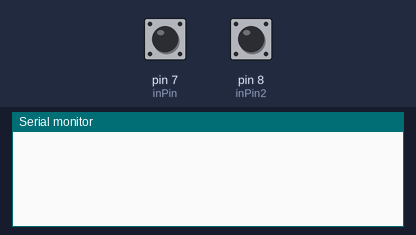
Bench run of a sketch on a simulated Arduino Uno, built with avr-gcc and run on an emulated ATmega328P. Shown: the last lines printed to the serial monitor. The inputs (shaded band) are chosen by the test bench; at power-on: pin 7 (inPin) HIGH, pin 8 (inPin2) HIGH.

Above: at 1.3 s.
1.4 s: pin 7 (inPin) pulled LOW for 0.3 s
At 2.0 s:
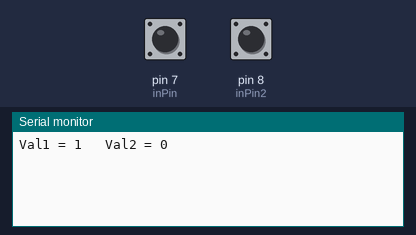
3.2 s: pin 8 (inPin2) pulled LOW for 0.3 s
At 4.0 s:
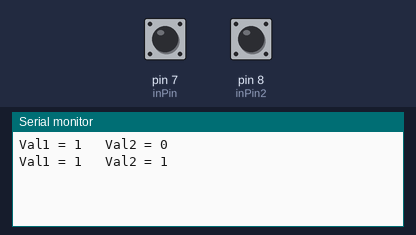
5.0 s: pin 7 (inPin) pulled LOW for 1 s
At 7.1 s:
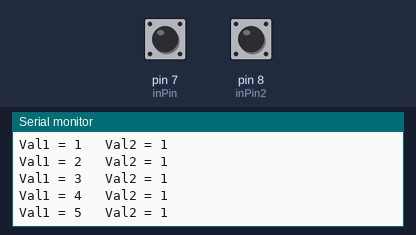
7.5 s: pin 8 (inPin2) pulled LOW for 1 s
At 9.1 s:
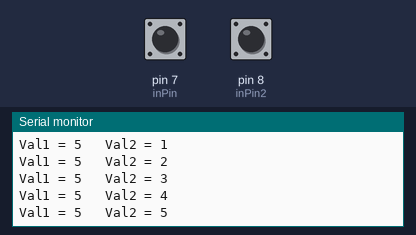
Timing chart, 0 to 10.6 s (numbered marks = the images above; inputs shaded):
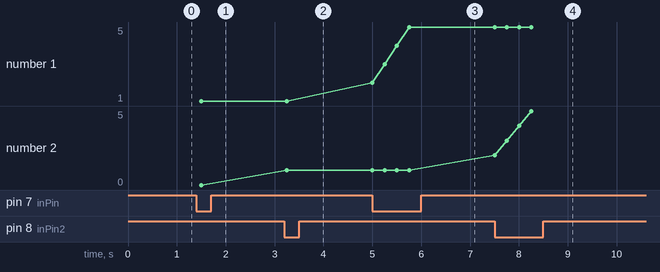

Measured:
- after the input at 1.4 s, the serial monitor: prints a new line after 0.10 s (image 1)
- after the input at 3.2 s, the serial monitor: prints a new line after 0.05 s (image 2)
- after the input at 5.0 s, the serial monitor: prints a new line at once (image 3)
- after the input at 7.5 s, the serial monitor: prints a new line at once (image 4)
- plotted number 1: 1 → 5 after the input at 5.0 s

The sketch:

Arduino_Push_Button.ino
```cpp
/*
 * Arduino Push Button Sketch
 * Using a Momentary Switch on Pin7, we
 * detect when button is pressed!
 *
 * Using a momentary button, we are shorting Pin7 to Gnd with a 10KOhm Resistor between switch
 * and Gnd. Pin7 is HIGH by default, but once button is pressed, it is pulled LOW. Our counter
 * therefore counts the number of clicks on the button, using the xCount variable.
 */


int inPin = 7;   // choose the input pin (for a pushbutton)
int inPin2 = 8;   // choose the 2nd input pin (for a pushbutton)
int val = 0;     // variable for reading the pin status
int val2 = 0;   // 2nd variable for reading the pin status


int xCount = 0;  // Set the counter
int yCount = 0;  // Set the 2nd counter


void setup() {

  pinMode(inPin, INPUT);    // declare pushbutton as input
  pinMode(inPin2, INPUT);   // declare 2nd PB as input
  digitalWrite(inPin, HIGH);  // put inPin Low by default
  digitalWrite(inPin2, HIGH);
  Serial.begin(9600);      // start the Serial monitor
}

void loop(){
  val = digitalRead(inPin);  // read input value
  val2 = digitalRead(inPin2);  // read input value

  if (val == LOW) {
    xCount = xCount + 1;
    Serial.print("Val1 = ");    // debug xCount
    Serial.print(xCount);       // debug xCount
    Serial.print("   ");
    Serial.print("Val2 = ");
    Serial.println(yCount);
  }

  if (val2 == LOW) {
    yCount = yCount + 1;
    Serial.print("Val1 = ");    // debug xCount
    Serial.print(xCount);       // debug xCount
    Serial.print("   ");
    Serial.print("Val2 = ");
    Serial.println(yCount);
  }


    delay(250);                 // slow it down for debug
}
```
